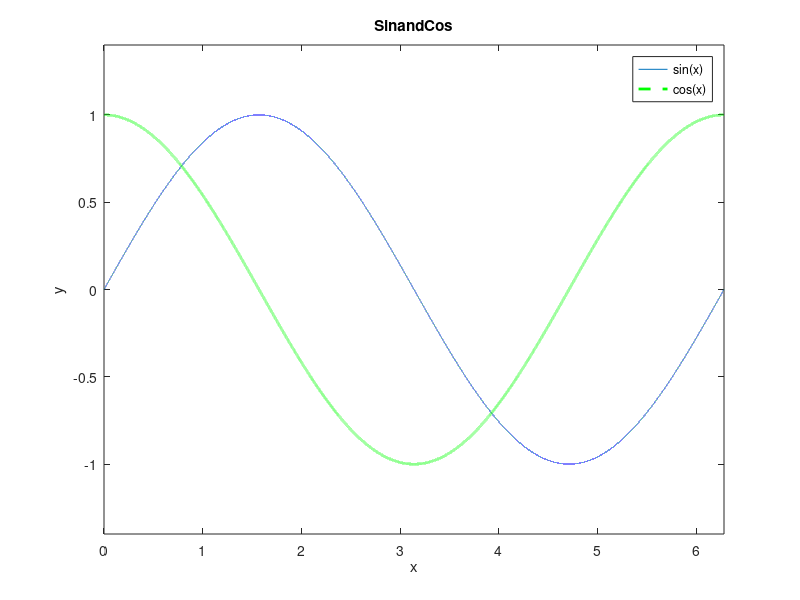

This figure's MATLAB source:
clear; clc;
figure
t = linspace(0,2*pi,100000);
plot(t,sin(t));
hold on
plot(t,cos(t),'g--','LineWidth',2);
xlabel('x')
ylabel('y')
title('SinandCos')
legend('sin(x)','cos(x)')
xlim([0 2*pi])
ylim([-1.4 1.4])

